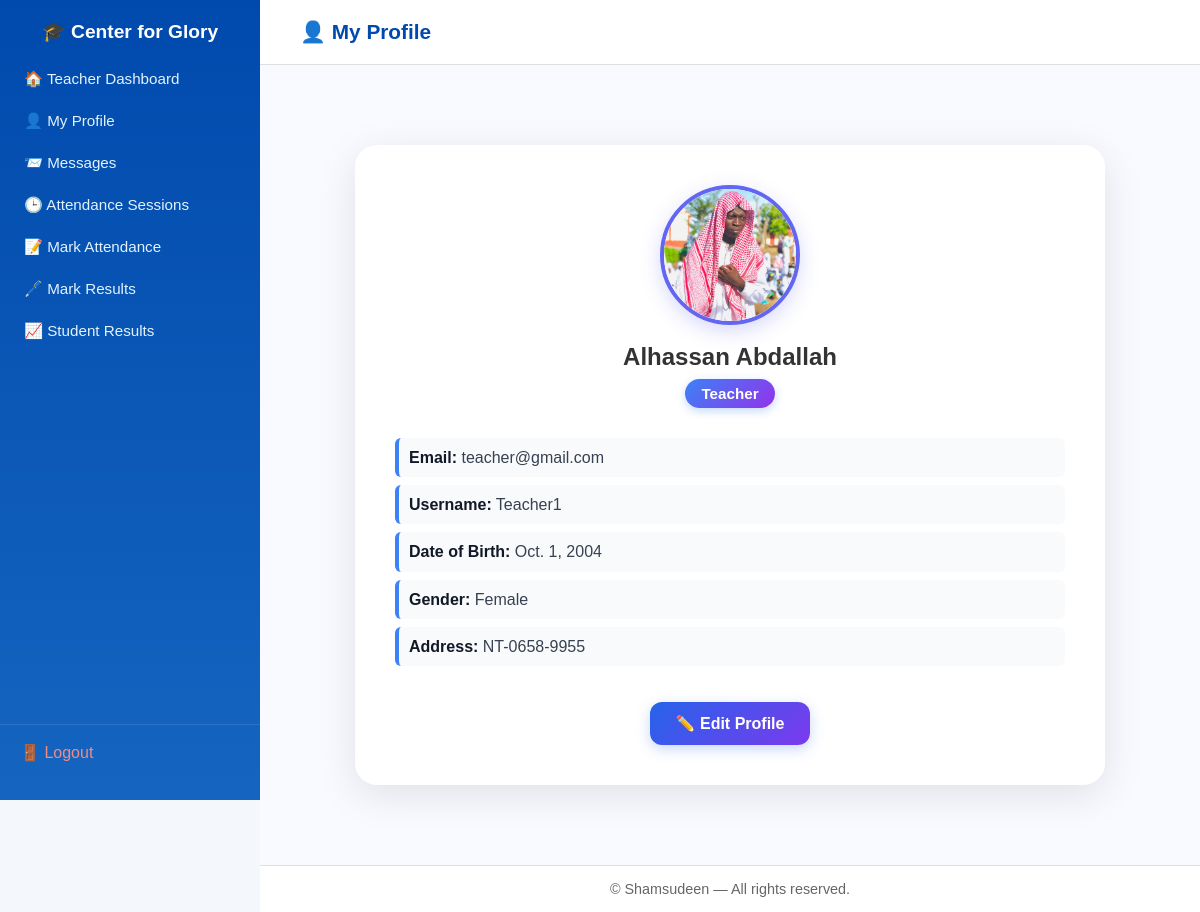
The app's page /accounts/profile/ (signed in) with its own data.
### accounts/models.py (models this page shows, shortened)
class BaseProfile(models.Model):
    user = models.OneToOneField(CustomUser, on_delete=models.CASCADE, related_name="%(class)s_profile")
    date_of_birth = models.DateField(blank=True, null=True)
    gender = models.CharField(
        max_length=10,
        choices=[("Male", "Male"), ("Female", "Female")],
        blank=True,
    )
    address = models.CharField(max_length=255, blank=True)
    photo = models.ImageField(upload_to="profiles/", default="profiles/default.png")
    class Meta:
        abstract = True

class Teacher(BaseProfile):
    staff_id = models.CharField(max_length=20, unique=True)
    qualification = models.CharField(max_length=100, blank=True)
    department = models.CharField(max_length=100, blank=True)
    hire_date = models.DateField(blank=True, null=True)

class CustomUser(AbstractUser):
    class Roles(models.TextChoices):
        SUPER_ADMIN = "super_admin", _("Super Administrator")
        ADMIN = "admin", _("Administrator / Principal")
        TEACHER = "teacher", _("Teacher")
        STUDENT = "student", _("Student")
        ACCOUNTANT = "accountant", _("Accountant")
        PARENT = "parent", _("Parent / Guardian")
    username = models.CharField(max_length=150, unique=True)
    email = models.EmailField(unique=True)
    role = models.CharField(max_length=20, choices=Roles.choices, default=Roles.STUDENT)
    phone_number = models.CharField(
        max_length=15,
        validators=[RegexValidator(r"^\+?\d{9,15}$", "Enter a valid phone number.")],
        blank=True,
        null=True,
    )
    is_verified = models.BooleanField(default=False)
    USERNAME_FIELD = "username"
    REQUIRED_FIELDS = ["email"]

### accounts/views.py (the view)
# urls.py: path("profile/", views.profile, name="profile"),
@login_required
def profile(request):
    user = request.user
    role = getattr(user, "role", "").capitalize()
    profile_data = None
    model_map = {
        "Student": Student,
        "Teacher": Teacher,
        "Parent": Parent,
        "Admin":Admin,
        "Accountant":Accountant
    }
    if role in model_map:
        try:
            profile_data = model_map[role].objects.get(user=user)
        except ObjectDoesNotExist:
            pass
    return render(request, "accounts/profile.html", {
        "user": user,
        "profile_data": profile_data,
        "role": role,
    })

### templates/accounts/profile.html (shortened to what this page needs)
{% extends "accounts/base_dashboard.html" %}
{% load static %}
{% block header %}👤 My Profile{% endblock %}
{% block content %}
<div class="profile-container">
  <div class="profile-avatar">
    {% if profile_data and profile_data.photo %}
      <img src="{{ profile_data.photo.url }}" alt="Profile Photo">
    {% else %}
      <img src="{% static 'images/default-profile.png' %}" alt="Profile Photo">
    {% endif %}
  </div>
  <h2>{{ user.get_full_name|default:user.username }}</h2>
  <span class="role-badge">{{ role }}</span>
  <div class="profile-info">
    <p><strong>Email:</strong> {{ user.email }}</p>
    <p><strong>Username:</strong> {{ user.username }}</p>
    {% if profile_data %}
      {% if profile_data.date_of_birth %}
      <p><strong>Date of Birth:</strong> {{ profile_data.date_of_birth }}</p>
      {% endif %}
      {% if profile_data.gender %}
      <p><strong>Gender:</strong> {{ profile_data.gender }}</p>
      {% endif %}
      {% if profile_data.address %}
      <p><strong>Address:</strong> {{ profile_data.address }}</p>
      {% endif %}
    {% endif %}
  </div>
  <a href="{% url 'edit_profile' %}" class="edit-btn">✏️ Edit Profile</a>
</div>
{% endblock %}

### templates/accounts/profile.html (style rules this page uses)
.profile-container { max-width: 750px; margin: 40px auto; padding: 40px; background: rgba(255,255,255,0.9); backdrop-filter: blur(18px); border-radius: 22px; box-shadow: 0 10px 40px rgba(0,0,0,0.1); text-align: center; transition: all 0.4s ease; }
.profile-avatar { width: 140px; height: 140px; border-radius: 50%; overflow: hidden; margin: 0 auto 18px; border: 4px solid #6366f1; box-shadow: 0 6px 20px rgba(99,102,241,0.25); }
.profile-avatar img { width: 100%; height: 100%; object-fit: cover; }
.role-badge { display: inline-block; background: linear-gradient(135deg, #3b82f6, #9333ea); color: #fff; padding: 6px 16px; border-radius: 20px; font-weight: 600; font-size: 0.95rem; margin-top: 8px; box-shadow: 0 3px 10px rgba(59,130,246,0.3); }
.profile-info { text-align: left; margin-top: 30px; font-size: 1rem; line-height: 1.7; color: #374151; }
.profile-info p { margin: 8px 0; padding: 6px 10px; border-left: 4px solid #3b82f6; background: #f9fafb; border-radius: 6px; transition: all 0.2s ease; }
.profile-info strong { color: #111827; font-weight: 600; }
.edit-btn { margin-top: 28px; display: inline-block; background: linear-gradient(135deg, #2563eb, #7c3aed); color: #fff; padding: 12px 26px; border-radius: 12px; text-decoration: none; font-weight: 600; font-size: 1rem; transition: all 0.3s ease; box-shadow: 0 4px 14px rgba(37,99,235,0.25); }

### records on screen
Teacher: photo (placeholder picture), date_of_birth "Oct. 1, 2004", gender "Female", address "NT-0658-9955"
CustomUser: get_full_name "Alhassan Abdallah", role "Teacher", email "teacher@gmail.com", username "Teacher1"
